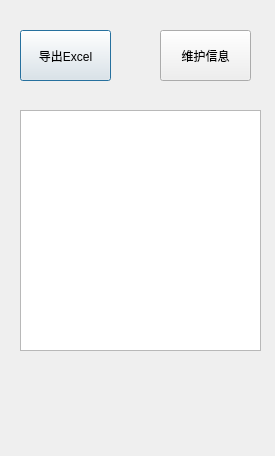
<?xml version="1.0" encoding="UTF-8"?>
<ui version="4.0">
 <class>Dialog</class>
 <widget class="QDialog" name="Dialog">
  <property name="geometry">
   <rect>
    <x>0</x>
    <y>0</y>
    <width>275</width>
    <height>456</height>
   </rect>
  </property>
  <property name="windowTitle">
   <string>系统信息维护助手</string>
  </property>
  <widget class="QPushButton" name="btnUpdate">
   <property name="geometry">
    <rect>
     <x>20</x>
     <y>30</y>
     <width>91</width>
     <height>51</height>
    </rect>
   </property>
   <property name="text">
    <string>导出Excel</string>
   </property>
  </widget>
  <widget class="QPushButton" name="btnStartWeb">
   <property name="geometry">
    <rect>
     <x>160</x>
     <y>30</y>
     <width>91</width>
     <height>51</height>
    </rect>
   </property>
   <property name="text">
    <string>维护信息</string>
   </property>
  </widget>
  <widget class="QPlainTextEdit" name="txtMsg">
   <property name="geometry">
    <rect>
     <x>20</x>
     <y>110</y>
     <width>241</width>
     <height>241</height>
    </rect>
   </property>
   <property name="minimumSize">
    <size>
     <width>0</width>
     <height>50</height>
    </size>
   </property>
   <property name="font">
    <font>
     <pointsize>8</pointsize>
    </font>
   </property>
   <property name="undoRedoEnabled">
    <bool>false</bool>
   </property>
   <property name="readOnly">
    <bool>true</bool>
   </property>
   <property name="plainText">
    <string notr="true"/>
   </property>
  </widget>
 </widget>
 <resources/>
 <connections/>
</ui>
